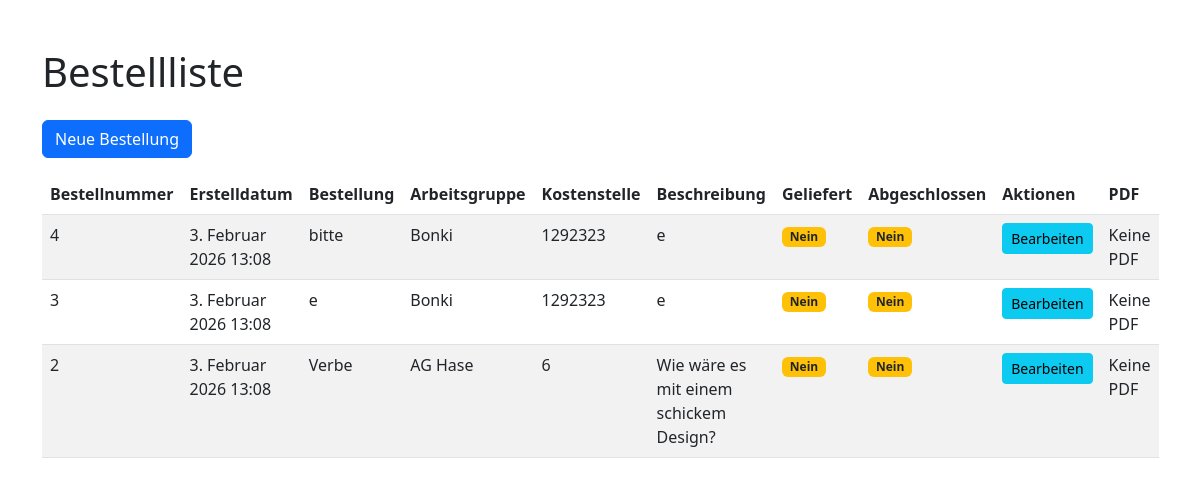
The page / on the database its author committed.
### tasks/models.py (models this page shows, shortened)
class Task(models.Model):
    name = models.CharField(max_length=200)
    beschreibung = models.CharField(blank=True)
    abgeschlossen = models.BooleanField(default=False)
    geliefert = models.BooleanField(default=False)
    created_at = models.DateTimeField(auto_now=True)
    arbeitsgruppe = models.ForeignKey(Ag, on_delete =models.CASCADE)
    file = models.FileField(upload_to='task_pdfs/', blank=True, null=True)

class Ag(models.Model):
    Name = models.CharField(max_length=200)
    Kostenstelle = models.IntegerField()
    def __str__(self):
        return self.Name

### tasks/views.py (the view)
# urls.py: path('', views.task_list, name='task-list'),
def task_list(request):
    tasks = Task.objects.order_by('-created_at')
    return render(request, 'tasks/task_list.html', {'tasks': tasks})

### tasks/templates/tasks/task_list.html (shortened to what this page needs)
<!DOCTYPE html>
<html lang="de">
<head>
    <link href="https://cdn.jsdelivr.net/npm/bootstrap@5.3.0/dist/css/bootstrap.min.css" rel="stylesheet" />
</head>
<body>
<div class="container mt-5">
    <h1 class="mb-4">Bestellliste</h1>
    <a href="{% url 'task-add' %}" class="btn btn-primary mb-3">Neue Bestellung</a>
    <table class="table table-striped">
        <thead>
            <tr>
		        <th>Bestellnummer</th>
                <th>Erstelldatum</th>
                <th>Bestellung</th>
		        <th>Arbeitsgruppe</th>
                <th>Kostenstelle</th>
                <th>Beschreibung</th>
                <th>Geliefert</th>
                <th>Abgeschlossen</th>
                <th>Aktionen</th>
                <th>PDF</th>
            </tr>
        </thead>
        <tbody>
            {% for task in tasks %}
            <tr>
                <td> {{ task.id }} </td>
                <td>{{ task.created_at  }} </td>
                <td>{{ task.name }}</td>
                <td>{{ task.arbeitsgruppe}}</td>
                <td>{{ task.arbeitsgruppe.Kostenstelle}}</td>
                <td>{{ task.beschreibung|default:"Keine Beschreibung" }}</td>
                <td>
                    {% if task.geliefert %}
                        <span class="badge bg-success">Ja</span>
                    {% else %}
                        <span class="badge bg-warning text-dark">Nein</span>
                    {% endif %}
                 </td>
                <td>
                    {% if task.completed %}
                        <span class="badge bg-success">Ja</span>
                    {% else %}
                        <span class="badge bg-warning text-dark">Nein</span>
                    {% endif %}
                 </td>
                 <td>
                    <a href="{% url 'task-edit' task.pk %}" class="btn btn-sm btn-info">Bearbeiten</a>
                 </td>
                    <td>
                        {%if task.file %}
                        <a href="{{task.file.url}}" class="btn btn-success" download>
                            <i class="fas fa-file-pdf"> </i> Download PDF
                            </a>
                            {%else%}
                                <span>Keine PDF</span>
                            {%endif%}
                    </td>
            </tr>
            {% empty %}
            <tr>
                <td colspan="4" class="text-center">Aktuell bestehen keine Bestellungen</td>
            </tr>
            {% endfor %}
        </tbody>
    </table>
</div>
</body>
</html>

### rows shown on the page
Task: id "4", created_at "3. Februar 2026 13:08", name "bitte", arbeitsgruppe "Bonki", arbeitsgruppe.Kostenstelle "1292323", beschreibung "e", geliefert "Nein", file "Keine PDF"
Task: id "3", created_at "3. Februar 2026 13:08", name "e", arbeitsgruppe "Bonki", arbeitsgruppe.Kostenstelle "1292323", beschreibung "e", geliefert "Nein", file "Keine PDF"
Task: id "2", created_at "3. Februar 2026 13:08", name "Verbe", arbeitsgruppe "AG Hase", arbeitsgruppe.Kostenstelle "6", beschreibung "Wie wäre es mit einem schickem Design?", geliefert "Nein", file "Keine PDF"
